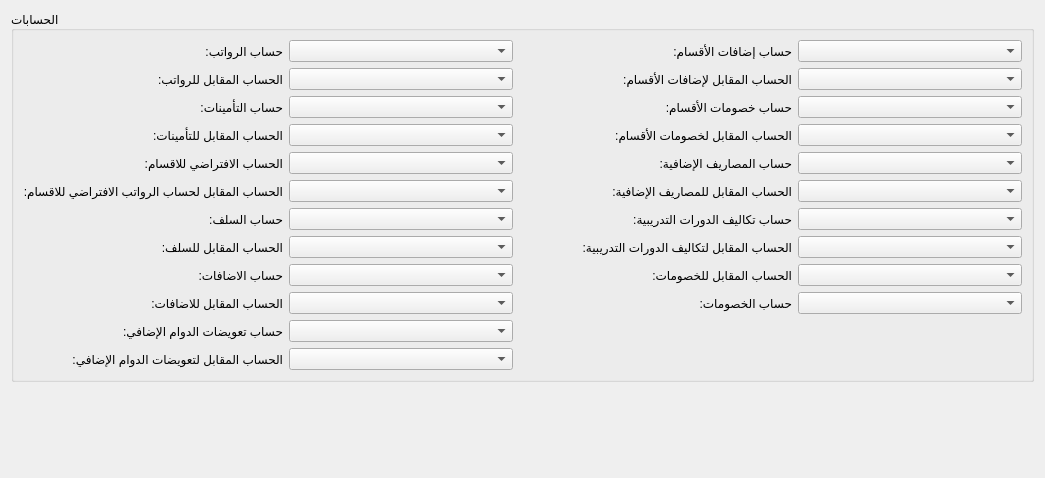
         <widget class="QWidget" name="page_22">
          <property name="geometry">
           <rect>
            <x>0</x>
            <y>0</y>
            <width>1045</width>
            <height>478</height>
           </rect>
          </property>
          <attribute name="label">
           <string>الحسابات</string>
          </attribute>
          <layout class="QGridLayout" name="gridLayout_72">
           <item row="0" column="0">
            <widget class="QGroupBox" name="groupBox_17">
             <property name="title">
              <string>الحسابات</string>
             </property>
             <layout class="QGridLayout" name="gridLayout_62">
              <item row="7" column="2">
               <widget class="QComboBox" name="setting_loans_opposite_account_combobox"/>
              </item>
              <item row="2" column="4">
               <widget class="QLabel" name="label_77">
                <property name="text">
                 <string>حساب خصومات الأقسام:</string>
                </property>
               </widget>
              </item>
              <item row="4" column="2">
               <widget class="QComboBox" name="setting_departments_default_account_combobox"/>
              </item>
              <item row="2" column="2">
               <widget class="QComboBox" name="setting_insurance_account_combobox"/>
              </item>
              <item row="7" column="4">
               <widget class="QLabel" name="label_36">
                <property name="text">
                 <string>الحساب المقابل لتكاليف الدورات التدريبية:</string>
                </property>
               </widget>
              </item>
              <item row="10" column="5">
               <widget class="QComboBox" name="setting_discounts_account_combobox"/>
              </item>
              <item row="4" column="5">
               <widget class="QComboBox" name="setting_additional_costs_account_combobox"/>
              </item>
              <item row="11" column="2">
               <widget class="QComboBox" name="setting_extra_account"/>
              </item>
              <item row="5" column="0">
               <widget class="QLabel" name="label_40">
                <property name="text">
                 <string>الحساب المقابل لحساب الرواتب الافتراضي للاقسام:</string>
                </property>
               </widget>
              </item>
              <item row="1" column="5">
               <widget class="QComboBox" name="setting_departments_additions_opposite_account_combobox"/>
              </item>
              <item row="4" column="4">
               <widget class="QLabel" name="label_37">
                <property name="text">
                 <string>حساب المصاريف الإضافية:</string>
                </property>
               </widget>
              </item>
              <item row="2" column="5">
               <widget class="QComboBox" name="setting_departments_discounts_account_combobox"/>
              </item>
              <item row="0" column="4">
               <widget class="QLabel" name="label_48">
                <property name="text">
                 <string>حساب إضافات الأقسام:</string>
                </property>
               </widget>
              </item>
              <item row="7" column="5">
               <widget class="QComboBox" name="setting_courses_costs_opposite_account_combobox"/>
              </item>
              <item row="1" column="0">
               <widget class="QLabel" name="label_13">
                <property name="text">
                 <string>الحساب المقابل للرواتب:</string>
                </property>
               </widget>
              </item>
              <item row="11" column="0">
               <widget class="QLabel" name="label_59">
                <property name="text">
                 <string>حساب تعويضات الدوام الإضافي:</string>
                </property>
               </widget>
              </item>
              <item row="10" column="4">
               <widget class="QLabel" name="label_32">
                <property name="text">
                 <string>حساب الخصومات:</string>
                </property>
               </widget>
              </item>
              <item row="5" column="2">
               <widget class="QComboBox" name="setting_departments_default_opposite_account_combobox"/>
              </item>
              <item row="6" column="5">
               <widget class="QComboBox" name="setting_courses_costs_account_combobox"/>
              </item>
              <item row="8" column="0">
               <widget class="QLabel" name="label_28">
                <property name="text">
                 <string>حساب الاضافات:</string>
                </property>
               </widget>
              </item>
              <item row="8" column="4">
               <widget class="QLabel" name="label_34">
                <property name="text">
                 <string>الحساب المقابل للخصومات:</string>
                </property>
               </widget>
              </item>
              <item row="0" column="5">
               <widget class="QComboBox" name="setting_departments_additions_account_combobox"/>
              </item>
              <item row="12" column="0">
               <widget class="QLabel" name="label_60">
                <property name="text">
                 <string>الحساب المقابل لتعويضات الدوام الإضافي:</string>
                </property>
               </widget>
              </item>
              <item row="3" column="0">
               <widget class="QLabel" name="label_47">
                <property name="text">
                 <string>الحساب المقابل للتأمينات:</string>
                </property>
               </widget>
              </item>
              <item row="4" column="0">
               <widget class="QLabel" name="label_39">
                <property name="text">
                 <string>الحساب الافتراضي للاقسام:</string>
                </property>
               </widget>
              </item>
              <item row="3" column="4">
               <widget class="QLabel" name="label_78">
                <property name="text">
                 <string>الحساب المقابل لخصومات الأقسام:</string>
                </property>
               </widget>
              </item>
              <item row="6" column="0">
               <widget class="QLabel" name="label_14">
                <property name="text">
                 <string>حساب السلف:</string>
                </property>
               </widget>
              </item>
              <item row="10" column="0">
               <widget class="QLabel" name="label_30">
                <property name="text">
                 <string>الحساب المقابل للاضافات:</string>
                </property>
               </widget>
              </item>
              <item row="8" column="3">
               <spacer name="horizontalSpacer_35">
                <property name="orientation">
                 <enum>Qt::Horizontal</enum>
                </property>
                <property name="sizeType">
                 <enum>QSizePolicy::Fixed</enum>
                </property>
                <property name="sizeHint" stdset="0">
                 <size>
                  <width>50</width>
                  <height>20</height>
                 </size>
                </property>
               </spacer>
              </item>
              <item row="3" column="5">
               <widget class="QComboBox" name="setting_departments_discounts_opposite_account_combobox"/>
              </item>
              <item row="10" column="2">
               <widget class="QComboBox" name="setting_additions_opposite_account_combobox"/>
              </item>
              <item row="3" column="2">
               <widget class="QComboBox" name="setting_insurance_opposite_account_combobox"/>
              </item>
              <item row="8" column="5">
               <widget class="QComboBox" name="setting_discounts_opposite_account_combobox"/>
              </item>
              <item row="5" column="4">
               <widget class="QLabel" name="label_38">
                <property name="text">
                 <string>الحساب المقابل للمصاريف الإضافية:</string>
                </property>
               </widget>
              </item>
              <item row="5" column="5">
               <widget class="QComboBox" name="setting_additional_costs_opposite_account_combobox"/>
              </item>
              <item row="6" column="2">
               <widget class="QComboBox" name="setting_loans_account_combobox"/>
              </item>
              <item row="1" column="2">
               <widget class="QComboBox" name="setting_salaries_opposite_account_combobox"/>
              </item>
              <item row="0" column="2">
               <widget class="QComboBox" name="setting_salaries_account_combobox"/>
              </item>
              <item row="12" column="2">
               <widget class="QComboBox" name="setting_extra_opposite_account"/>
              </item>
              <item row="6" column="4">
               <widget class="QLabel" name="label_35">
                <property name="text">
                 <string>حساب تكاليف الدورات التدريبية:</string>
                </property>
               </widget>
              </item>
              <item row="1" column="4">
               <widget class="QLabel" name="label_76">
                <property name="text">
                 <string>الحساب المقابل لإضافات الأقسام:</string>
                </property>
               </widget>
              </item>
              <item row="7" column="0">
               <widget class="QLabel" name="label_20">
                <property name="text">
                 <string>الحساب المقابل للسلف:</string>
                </property>
               </widget>
              </item>
              <item row="8" column="2">
               <widget class="QComboBox" name="setting_additions_account_combobox"/>
              </item>
              <item row="2" column="0">
               <widget class="QLabel" name="label_46">
                <property name="text">
                 <string>حساب التأمينات:</string>
                </property>
               </widget>
              </item>
              <item row="0" column="0">
               <widget class="QLabel" name="label_12">
                <property name="text">
                 <string>حساب الرواتب:</string>
                </property>
               </widget>
              </item>
             </layout>
            </widget>
           </item>
           <item row="1" column="0">
            <spacer name="verticalSpacer">
             <property name="orientation">
              <enum>Qt::Vertical</enum>
             </property>
             <property name="sizeHint" stdset="0">
              <size>
               <width>20</width>
               <height>40</height>
              </size>
             </property>
            </spacer>
           </item>
          </layout>
         </widget>
